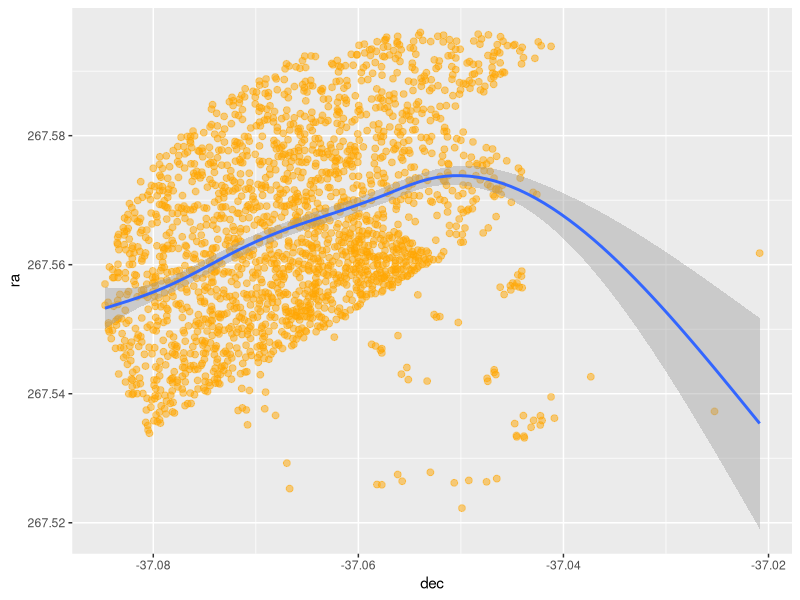
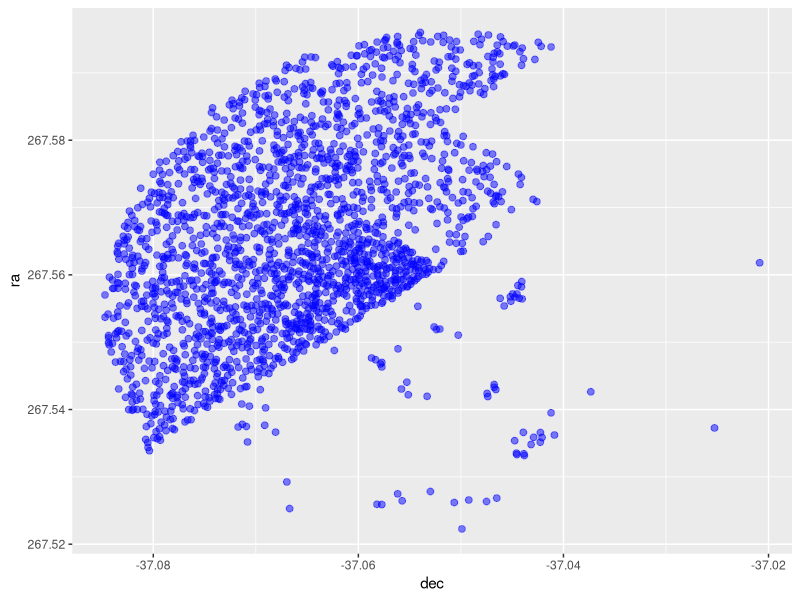
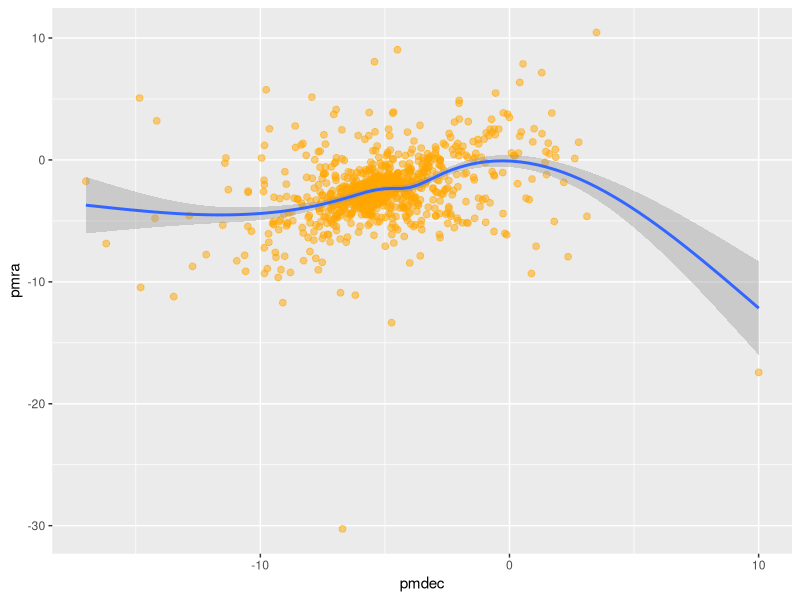
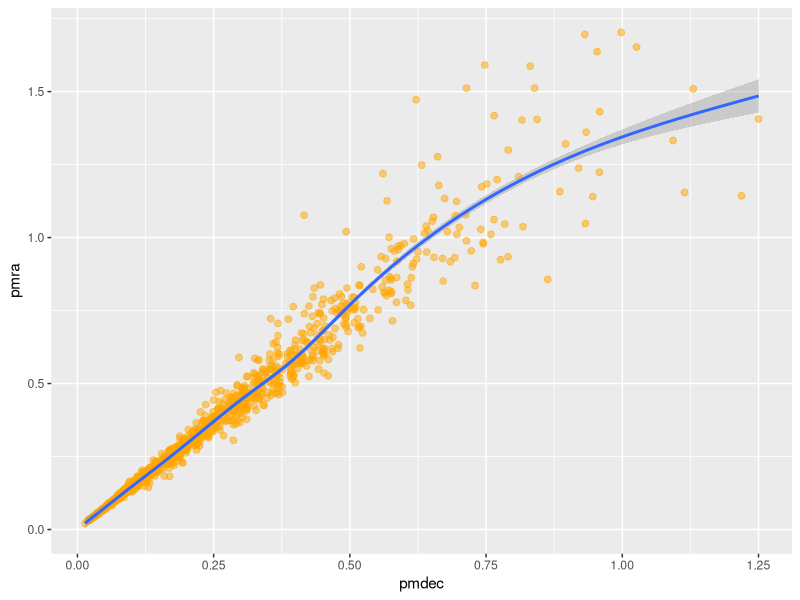
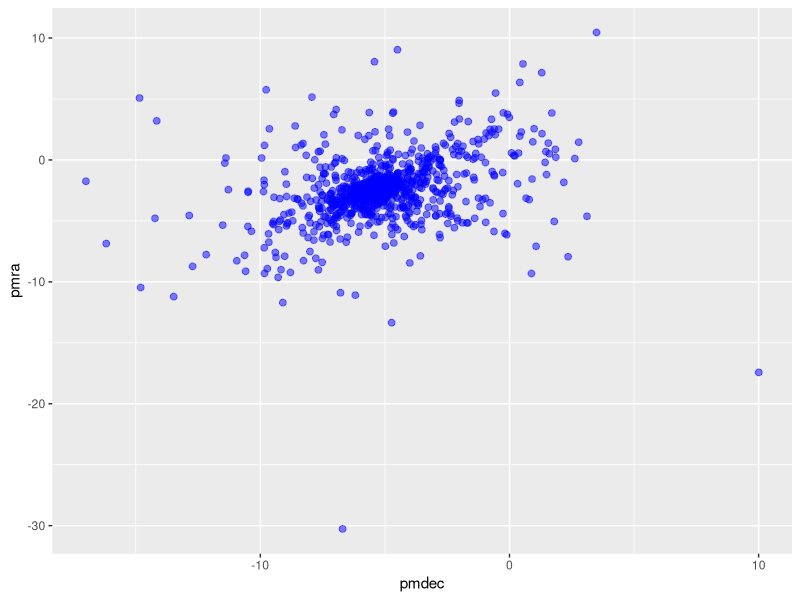
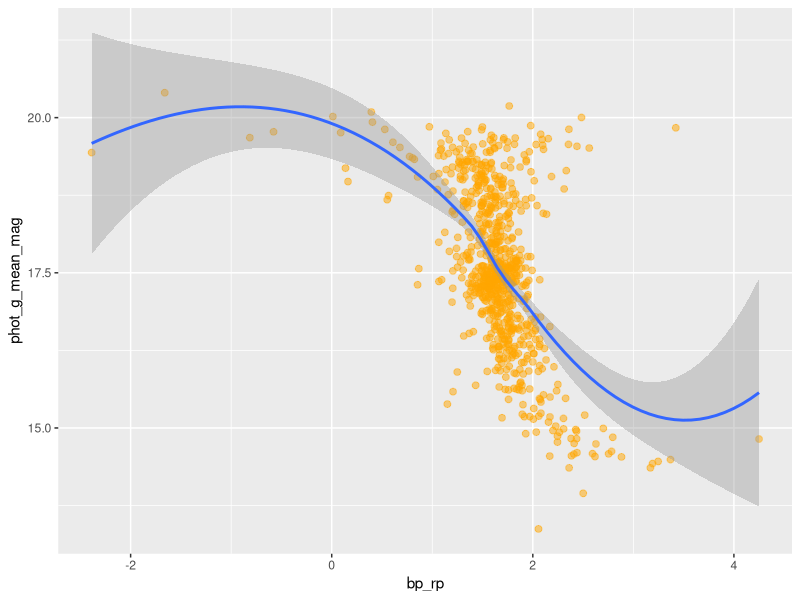
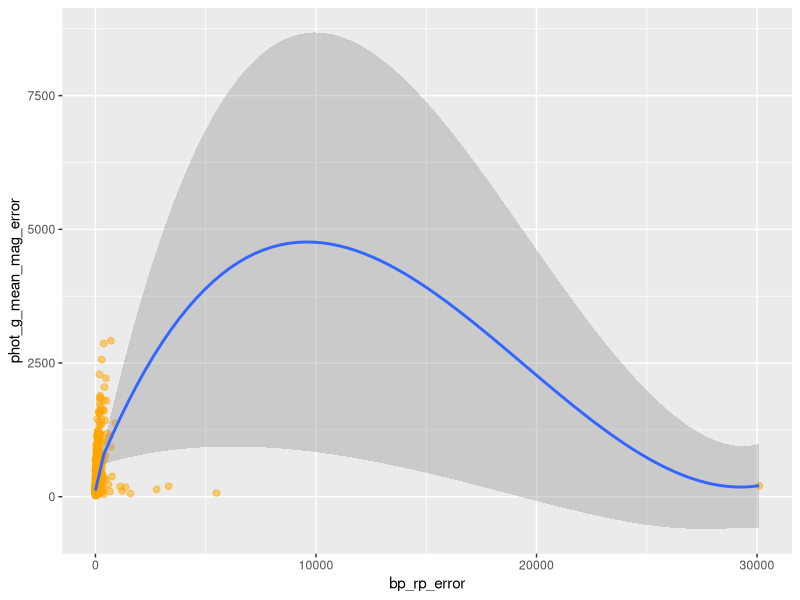
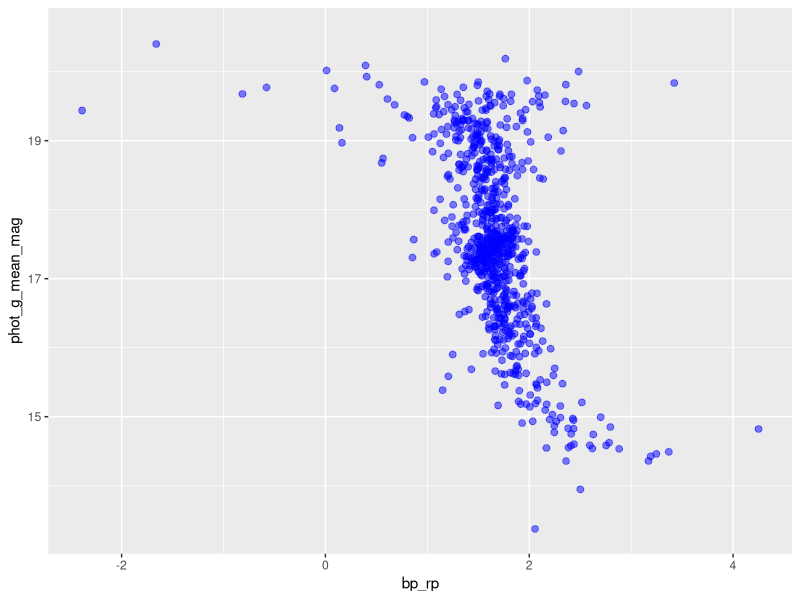

Write R code to recreate these figures, in order.
## ---- chunk 1
ngc_6441<- read.csv("1657871583903O-result.csv")
## ---- chunk 2
library(tidyverse)
library(readr)
library(ggplot2)
library(ggpubr)
## ---- chunk 3
summary(ngc_6441)
## ---- chunk 4
model_1 <- lm(ra ~ dec, data = ngc_6441)
## ---- chunk 5
summary(model_1)
## ---- chunk 6
ggplot(data = model_1, aes(x = dec, y = ra)) +
  geom_point(alpha=0.5, size=2, color = 'orange') +
  labs(y="ra", x="dec") +
  stat_smooth()
## ---- chunk 7
ngc_6441 %>%
  ggplot(aes(dec,ra)) +
  geom_point(alpha=0.5, size=2, color = 'blue') +
  labs(y="ra", x="dec")
## ---- chunk 8
model_2 <- lm(pmra ~ pmdec, data = ngc_6441)
pm_error <- lm(pmra_error ~ pmdec_error, data = ngc_6441)
## ---- chunk 9
summary(model_2)
summary(pm_error)
## ---- chunk 10
ggplot(data = model_2, aes(x = pmdec, y = pmra)) +
  geom_point(alpha=0.5, size=2, color = 'orange') +
  labs(y="pmra", x="pmdec") +
  stat_smooth()

ggplot(data = pm_error, aes(x = pmdec_error, y = pmra_error)) +
  geom_point(alpha=0.5, size=2, color = 'orange') +
  labs(y="pmra", x="pmdec") +
  stat_smooth()
## ---- chunk 11
ngc_6441 %>%
  ggplot(aes(pmdec,pmra)) +
  geom_point(alpha=0.5, size=2, color = 'blue') +
  labs(y="pmra", x="pmdec") 
## ---- chunk 12
model_3 <- lm(phot_g_mean_mag ~ bp_rp, data = ngc_6441)
phot_error <- lm(phot_g_mean_flux_over_error ~ phot_bp_mean_flux_over_error + phot_rp_mean_flux_over_error, data = ngc_6441)
## ---- chunk 13
summary(model_3)
summary(phot_error)
## ---- chunk 14
ggplot(data = model_3, aes(x = bp_rp, y = phot_g_mean_mag)) +
  geom_point(alpha=0.5, size=2, color = 'orange') +
  labs(y="phot_g_mean_mag", x="bp_rp") +
  stat_smooth()

ggplot(data = phot_error, aes(x = phot_bp_mean_flux_over_error + phot_rp_mean_flux_over_error, y = phot_g_mean_flux_over_error)) +
  geom_point(alpha=0.5, size=2, color = 'orange') +
  labs(y="phot_g_mean_mag_error", x="bp_rp_error") +
  stat_smooth()
## ---- chunk 15
ngc_6441 %>%
  ggplot(aes(bp_rp,phot_g_mean_mag)) +
  geom_point(alpha=0.5, size=2, color = 'blue') +
  labs(y="phot_g_mean_mag", x="bp_rp")
## ---- chunk 16
ggplot(ngc_6441, aes(mh_gspphot)) +
  geom_histogram(bins = 30)
## ---- chunk 17
ggplot(ngc_6441, aes(radial_velocity)) +
  geom_histogram()
## ---- chunk 18
ps_ngc_6441 <- ngc_6441 
select(ps_ngc_6441, source_id, ra, dec, pmra, pmdec, parallax)
